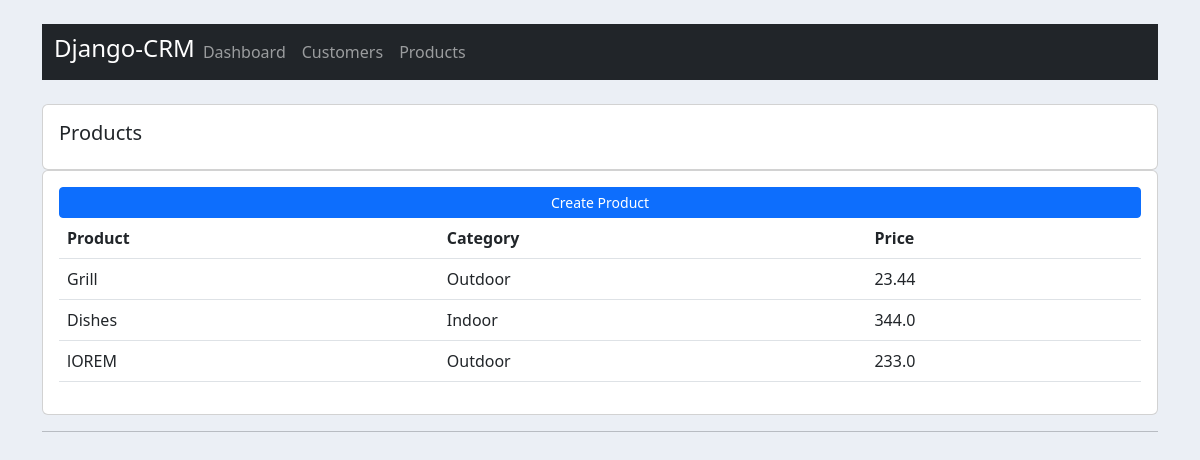
Before: /products/ with the older database file.
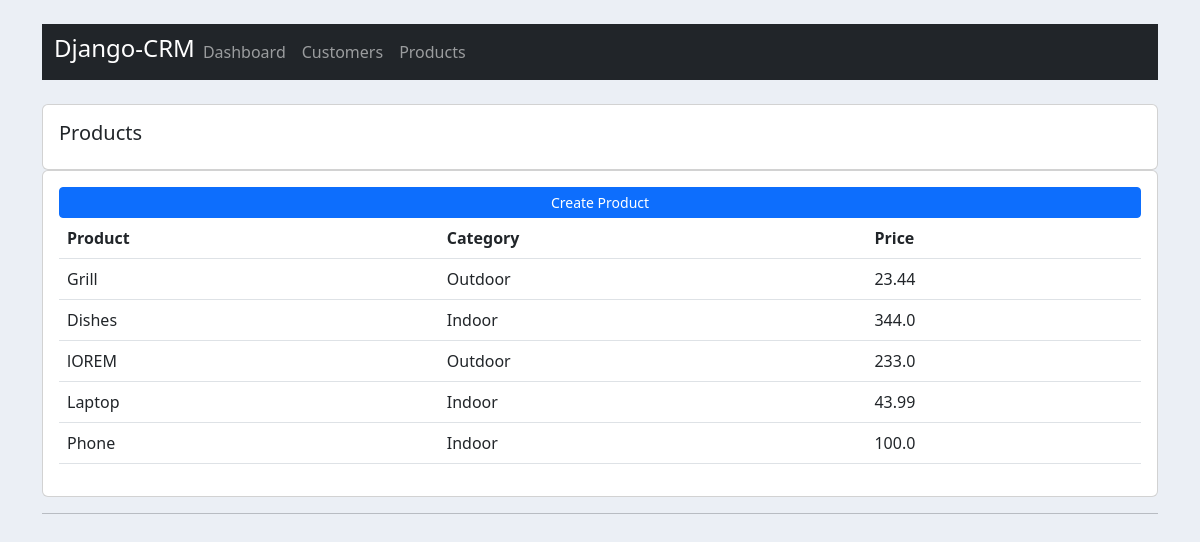
After: the same page with the newer database file.
### accounts/models.py (models this page shows, shortened)
class Product(models.Model):
    CATEGORY = (
        ('Indoor','Indoor'),
        ('Outdoor','Outdoor')
    )
    name = models.CharField(max_length=200,null=True)
    price = models.FloatField(null=True)
    category = models.CharField(max_length=200,null=True,choices=CATEGORY)
    description =models.CharField(max_length=200,null=True,blank=True)
    date_created = models.DateTimeField(auto_now_add=True,null=True)
    tags = models.ManyToManyField(Tags)

### accounts/views.py (the view)
# urls.py: path('products/',product,name='products'),
def product(request):
    products = Product.objects.all()
    return render(request,'accounts/products.html',{'products':products})

### accounts/templates/accounts/products.html
{% extends 'accounts/main.html' %}
{% block content%}
<br>
<div class="row">
    <div class="col-md">
        <div class="card card-body">
            <h5>Products</h5>
        </div>
        <div class="card card-body">
          <a href="{% url 'create-product' %}" class="btn btn-primary btn-sm btn-block">Create Product</a>
          <table class="table">
            <tr>
                <th>Product</th>
                <th>Category</th>
                <th>Price</th>
            </tr>
          {% for i in products %}
          <tr>
           <td> {{i.name}}</td>
           <td> {{i.category}}</td>
           <td> {{i.price}}</td>
          </tr>
          {% endfor %}
          </table>
        </div>
    </div>
</div>
{% endblock %}

Changed rows visible on the page:
added Product: name "Laptop", category "Indoor", price "43.99"
added Product: name "Phone", category "Indoor", price "100.0"
